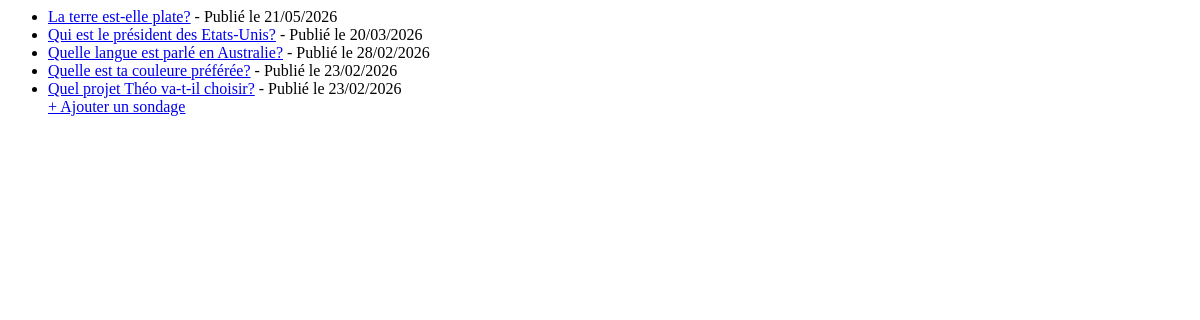
The page /polls/ on the database as committed earlier.
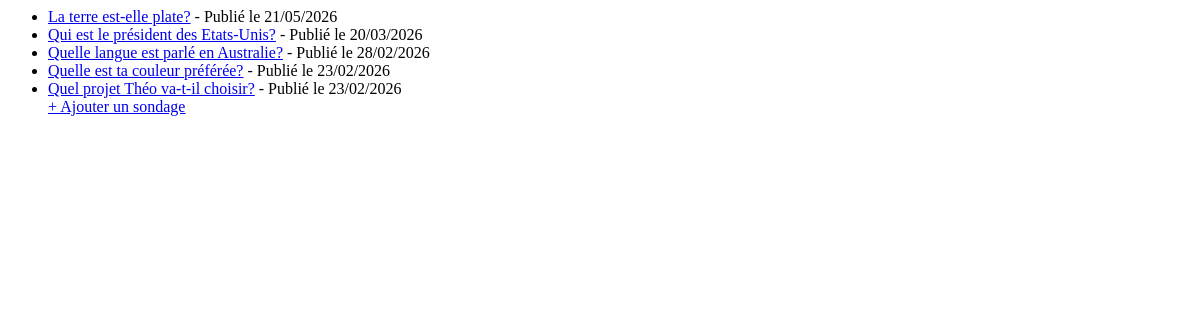
The same page on the database as committed later.
### polls/models.py (models this page shows, shortened)
class Question(models.Model):
    question_text = models.CharField(max_length=200)
    pub_date = models.DateTimeField('date published')

### polls/views.py (the view)
# urls.py: path("", views.IndexView.as_view(), name='index'),
class IndexView(generic.ListView):
    template_name = 'polls/index.html'
    context_object_name = 'latest_question_list'
    def get_queryset(self):
        return Question.objects.order_by('-pub_date')[:5]

### polls/templates/polls/index.html (shortened to what this page needs)
{% if latest_question_list %}
    <ul>
    {% for question in latest_question_list %}
        <li><a href="{% url 'polls:detail' question.id %}">{{ question.question_text }}</a>
            - Publié le {{ question.pub_date|date:"d/m/Y" }}</li>
    {% endfor %}
        <a href="{% url 'polls:add' %}">+ Ajouter un sondage</a>
    </ul>
{% else %}
    <p>No polls are available.</p>
{% endif %}

Rows that differ between the two databases and show on the page:
changed Question: question_text "Quelle est ta couleure préférée?" → "Quelle est ta couleur préférée?"
